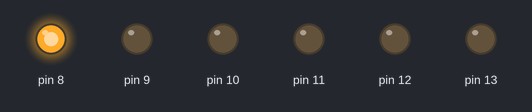
Recording of a sketch running on a simulated Arduino Uno, built with avr-gcc and run on an emulated ATmega328P. Parts: output pins drawn as LEDs (lit = HIGH). The ROS host is connected and sends only what is stated.

Above: at 0.1 s.
Timing chart, 0 to 1.6 s (numbered marks = the images above):
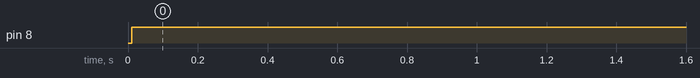

The sketch:

control_arm_v2.ino
```cpp
//#if defined(ARDUINO) && ARDUINO >= 100
//  #include "Arduino.h"
//#else
//  #include <WProgram.h>
//#endif

//#include <ros.h>
//#include <std_msgs/UInt16.h>
//#include <sensor_msgs/JointState.h>
#include <ros.h>
#include <std_msgs/Float64MultiArray.h>
#include <Wire.h>
#include <Adafruit_PWMServoDriver.h>

ros::NodeHandle  nh;

Adafruit_PWMServoDriver myServo = Adafruit_PWMServoDriver();

#define SERVOMIN 150 //150
#define SERVOMAX 600 //600
//#define SERVOCEN (600-150)/2+150
//#define SERVOTEST 300

int num_joint = 5;

int joint2 = 0;
int joint3 = 1;
int joint4 = 2;
int joint5 = 3;
int joint6 = 4;
int joint7 = 5;

double joint2_angle = 375;
double joint3_angle = 375;
double joint4_angle = 375;
double joint5_angle = 375;
double joint6_angle = 375;
double joint7_angle = 375;

double radiansToDegrees(float position_radians)
{
  position_radians = ((position_radians + 1.57) * 143.3121) + SERVOMIN;
  return position_radians;
  //  position_radians = position_radians + 1.6;
  //
  //  return position_radians * 57.2958;

}

void servo_cb(const std_msgs::Float64MultiArray& cmd_msg) {
  //  joint2_angle=radiansToDegrees(cmd_msg.position[0]);
  //  joint3_angle=radiansToDegrees(cmd_msg.position[1]);
  //  joint4_angle=radiansToDegrees(cmd_msg.position[2]);
  //  joint5_angle=radiansToDegrees(cmd_msg.position[3]);
  //  joint6_angle=radiansToDegrees(cmd_msg.position[4]);
  //  joint7_angle=radiansToDegrees(cmd_msg.position[5]);
  //
  //  myServo.setPWM(joint2, 0, joint2_angle);
  //  myServo.setPWM(joint3, 0, joint3_angle);
  //  myServo.setPWM(joint4, 0, joint4_angle);
  //  myServo.setPWM(joint5, 0, joint5_angle);
  //  myServo.setPWM(joint6, 0, joint6_angle);
  //  myServo.setPWM(joint7, 0, joint7_angle);
  digitalWrite(8, LOW);
  delay(2000);
  for (int i = 0; i <= num_joint; i ++ ) {

    myServo.setPWM(i, 0, radiansToDegrees(cmd_msg.data[i]));
    digitalWrite((13 - i), HIGH);
  }
}


ros::Subscriber<std_msgs::Float64MultiArray> sub("/joint_positions", servo_cb);

void setup() {
  //  nh.getHardware()->setBaud(115200);
  nh.initNode();
  nh.subscribe(sub);

  myServo.begin();
  myServo.setPWMFreq(60);

  pinMode(13, OUTPUT);
  pinMode(12, OUTPUT);
  pinMode(11, OUTPUT);
  pinMode(10, OUTPUT);
  pinMode(9, OUTPUT);
  pinMode(8, OUTPUT);
}

void loop() {
  nh.subscribe(sub);
  delay(10);
  digitalWrite(8, HIGH);
  nh.spinOnce();
}
```

Measured:
- by itself, pin 8: LOW → HIGH at 0.01 s
